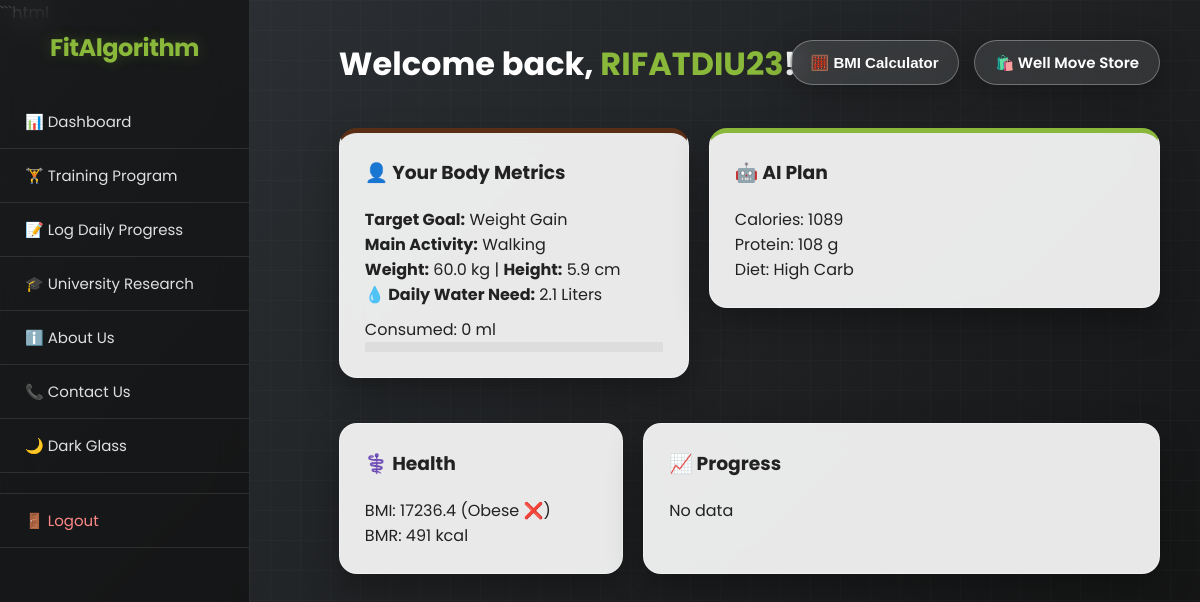
The app's page /dashboard (signed in) with its own data.
### tables this page shows
CREATE TABLE profiles (username TEXT PRIMARY KEY, age INTEGER, weight REAL, height REAL, goal TEXT, activity TEXT, workout_location TEXT);

### app.py (the view)
@app.route('/dashboard')
def dashboard():
    if 'username' not in session:
        return redirect(url_for('home'))
    conn = sqlite3.connect('database.db')
    c = conn.cursor()
    c.execute("SELECT * FROM profiles WHERE username = ?", (session['username'],))
    profile = c.fetchone()
    c.execute("SELECT SUM(amount) FROM water_logs WHERE username = ? AND date(log_time) = date('now')", (session['username'],))
    total_consumed = c.fetchone()[0] or 0
    conn.close()
    if not profile or len(profile) < 7:
        return redirect(url_for('setup_profile'))
    return render_template('dashboard.html', username=session['username'], profile=profile, total_consumed=total_consumed)

### templates/dashboard.html (shortened to what this page needs)
{% extends "base.html" %}
{% block content %}
<div style="display: flex; justify-content: space-between; align-items: center; margin-bottom: 20px;">
    <h1>Welcome back, <span style="color: #8AB83A;">{{ username | upper }}</span>!</h1>
</div>
{% set age = profile[1] | int %}
{% set weight = profile[2] | float %}
{% set height = profile[3] | float %}
{% set goal = profile[4] %}
{% set activity = profile[5] %}
{% set water_intake = (weight * 0.035) | round(1) %}
{% set height_m = height / 100 %}
{% set bmi = (weight / (height_m * height_m)) | round(1) %}
{% if bmi < 18.5 %}
    {% set bmi_status="Underweight ⚠️" %}
    {% set bmi_color="#f39c12" %}
{% elif bmi < 25 %}
    {% set bmi_status="Normal Weight ✅" %}
    {% set bmi_color="#27ae60" %}
{% elif bmi < 30 %}
    {% set bmi_status="Overweight ⚠️" %}
    {% set bmi_color="#e67e22" %}
{% else %}
    {% set bmi_status="Obese ❌" %}
    {% set bmi_color="#c0392b" %}
{% endif %}
{% set bmr_exact=((10 * weight) + (6.25 * height) - (5 * age) + 5) | int %}
{% set activity_mult=1.2 %}
{% if activity=='Running' %}{% set activity_mult=1.5 %}{% endif %}
{% if activity=='Weightlifting' %}{% set activity_mult=1.4 %}{% endif %}
{% if activity=='Yoga' %}{% set activity_mult=1.3 %}{% endif %}
{% set tdee=bmr_exact * activity_mult %}
{% set target_calories=tdee %}
{% set protein=weight * 1.6 %}
{% set carb_type="Moderate Carb" %}
{% set tip1="Maintain your current diet and activity consistency." %}
{% set tip2="Focus on 7-8 hours of sleep for optimal recovery." %}
{% set meals=[] %}
{% if goal=='Weight Loss' %}
    {% set target_calories=tdee - 500 %}
    {% set protein=weight * 2.2 %}
    {% set carb_type="Low Carb" %}
    {% set tip1="Drink water before meals to feel full naturally." %}
    {% set tip2="Try to hit 10,000 steps daily." %}
{% elif goal=='Weight Gain' %}
    {% set target_calories=tdee + 500 %}
    {% set protein=weight * 1.8 %}
    {% set carb_type="High Carb" %}
{% endif %}
<div style="display: flex; gap: 20px; flex-wrap: nowrap; align-items: flex-start; margin-bottom: 20px;">
    <div class="card" style="flex: 1; min-width: 350px; max-width: 450px; border-top: 5px solid #5A2E14;">
        <h3>👤 Your Body Metrics</h3>
        <p><strong>Target Goal:</strong> {{ goal }}</p>
        <p><strong>Main Activity:</strong> {{ activity }}</p>
        <p><strong>Weight:</strong> {{ weight }} kg | <strong>Height:</strong> {{ height }} cm</p>
        <p><strong>💧 Daily Water Need:</strong> {{ water_intake }} Liters</p>
        <div style="margin-top: 10px;">
            <p>Consumed: {{ total_consumed }} ml</p>
            <div style="width: 100%; background: #ddd; height: 10px;">
                {% set progress = (total_consumed / 2000) * 100 %}
            </div>
        </div>
    </div>
    <div class="card" style="flex: 2; border-top: 5px solid #8AB83A;">
        <h3>🤖 AI Plan</h3>
        <p>Calories: {{ target_calories | int }}</p>
        <p>Protein: {{ protein | int }} g</p>
        <p>Diet: {{ carb_type }}</p>
    </div>
</div>
<div style="display: flex; gap: 20px; flex-wrap: wrap;">
    <div class="card" style="flex: 1;">
        <h3>⚕️ Health</h3>
        <p>BMI: {{ bmi }} ({{ bmi_status }})</p>
        <p>BMR: {{ bmr_exact }} kcal</p>
    </div>
    <div class="card" style="flex: 2;">
        <h3>📈 Progress</h3>
        {% if history %}
        <canvas id="weightChart"></canvas>
        <script>
            const dates = [];
            const weights = [];
            {% for row in history %}
                dates.push("{{ row[2] }}");
                weights.push({{ row[3] }});
            {% endfor %}
            new Chart(document.getElementById('weightChart'), {
                type: 'line',
                data: {
                    labels: dates,
                    datasets: [{
                        data: weights
                    }]
                }
            });
        </script>
        {% else %}
        <p>No data</p>
        {% endif %}
    </div>
</div>
{% endblock %}

### templates/base.html (shortened to what this page needs)
<!DOCTYPE html>
<html lang="en">
<head>
</head>
<body>
    <div class="sidebar">
        <h2> FitAlgorithm</h2>
        <a href="/dashboard">📊 Dashboard</a>
        <a href="/training">🏋️ Training Program</a>
        <a href="/log_progress">📝 Log Daily Progress</a>
        <a href="/research">🎓 University Research</a>
        <a href="/about">ℹ️ About Us</a>
        <a href="/contact">📞 Contact Us</a>
        <a href="#" id="darkModeToggle">🌙 Dark Glass</a>
        <a href="/logout" style="color: #ff8888; margin-top: 20px; border-top: 1px solid var(--sidebar-border);">🚪
            Logout</a>
    </div>
    <div class="top-actions-container">
        <button onclick="openBMIModal()" class="top-action-btn btn-bmi">
            🧮 BMI Calculator
        </button>
        <a href="/shop" class="top-action-btn btn-shop">
            🛍️ Well Move Store
        </a>
    </div>
    <div class="main-content">
        {% block content %}{% endblock %}
    </div>
</body>
</html>

### templates/base.html (style rules this page uses)
:root { --main-text-color: #ffffff; --card-bg: rgba(255, 255, 255, 0.90); --card-text: #222222; --sidebar-bg: rgba(15, 15, 15, 0.65); --sidebar-border: rgba(255, 255, 255, 0.1); --sidebar-text: #e0e0e0; --table-border: #dddddd; --table-head: rgba(0, 0, 0, 0.05); --card-border: rgba(255, 255, 255, 0.4); --card-shadow: 0 15px 35px rgba(0, 0, 0, 0.3); }
* { box-sizing: border-box; margin: 0; padding: 0; }
body { font-family: 'Poppins', sans-serif; background: linear-gradient(rgba(255, 255, 255, 0.02) 1px, transparent 1px), linear-gradient(90deg, rgba(255, 255, 255, 0.02) 1px, transparent 1px), linear-gradient(135deg, rgba(10, 15, 20, 0.85) 0%, rgba(5, 5, 5, 0.95) 100%), url('https://images.unsplash.com/photo-1540497077202-7c8a3999166f?q=80&w=1920&auto=format&fit=crop') center/cover no-repeat fixed; background-size: 30px 30px, 30px 30px, 100% 100%, cover; color: var(--main-text-color); display: flex; min-height: 100vh; }
.sidebar { width: 250px; background: var(--sidebar-bg); backdrop-filter: blur(15px); -webkit-backdrop-filter: blur(15px); border-right: 1px solid var(--sidebar-border); height: 100vh; position: fixed; padding-top: 30px; transition: background 0.3s, border 0.3s; z-index: 100; }
.sidebar h2 { text-align: center; color: #8AB83A; margin-bottom: 30px; font-weight: 700; letter-spacing: -0.5px; text-shadow: 0 0 15px rgba(138, 184, 58, 0.3); }
.sidebar a { display: block; color: var(--sidebar-text); padding: 15px 25px; text-decoration: none; border-bottom: 1px solid var(--sidebar-border); transition: all 0.3s ease; font-size: 15px; }
.main-content { margin-left: 250px; padding: 40px; width: calc(100% - 250px); position: relative; }
.top-actions-container { position: fixed; top: 40px; right: 40px; display: flex; gap: 15px; z-index: 1000; }
.top-action-btn { background: rgba(255, 255, 255, 0.1); backdrop-filter: blur(12px); -webkit-backdrop-filter: blur(12px); border: 1px solid rgba(255, 255, 255, 0.3); color: #ffffff; padding: 10px 20px; border-radius: 50px; text-decoration: none; font-weight: 600; font-size: 15px; display: flex; align-items: center; gap: 8px; box-shadow: 0 8px 32px rgba(0, 0, 0, 0.3); transition: all 0.3s ease; cursor: pointer; }
.card { background: var(--card-bg); color: var(--card-text); backdrop-filter: blur(12px); -webkit-backdrop-filter: blur(12px); padding: 25px; border-radius: 18px; border: 1px solid var(--card-border); box-shadow: var(--card-shadow); margin-bottom: 25px; transition: transform 0.3s ease, box-shadow 0.3s ease, background 0.3s; }
.main-content h1, .main-content h2, .main-content h3 { color: var(--main-text-color); margin-bottom: 20px; }
.card h1, .card h2, .card h3, .card h4 { color: var(--card-text); }

### records on screen
profiles: username "RIFATDIU23", goal "Weight Gain", activity "Walking", weight "60.0", height "5.9"

### other values on screen
{{ water_intake }} "2.1"
{{ total_consumed }} "0"
{{ target_calories | int }} "1089"
{{ protein | int }} "108"
{{ carb_type }} "High Carb"
{{ bmi }} "17236.4"
{{ bmi_status }} "Obese ❌"
{{ bmr_exact }} "491"
